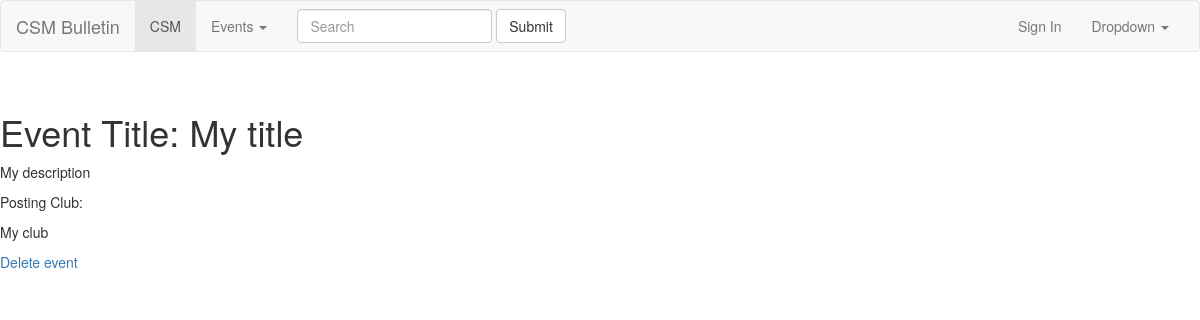
Screenshot of /event/8/ with the database file from the repository.
### events/models.py (models this page shows)
class Event(models.Model):  # makes an event class with five atributes
    title        = models.CharField(max_length=120) # make title limited to 120 chars
    description  = models.TextField(blank=True, default='') # make description not required
    repeats      = models.BooleanField(default=False)
    approved     = models.BooleanField(default=False)
    start_time   = models.DateTimeField(blank=True, auto_now_add=True)
    end_time     = models.DateTimeField(blank=True, auto_now_add=True) # make end time not required
    posting_club = models.CharField(max_length=100)

### events/views.py (the view)
def event_detail_view(request, id):         # shows one event
    obj = get_object_or_404(Event, id=id)   # get object id=id, if it does not exist throw 404 error
    if obj.approved == True:
        context = {                             # defines what to pass in to event_detail.html
            'object': obj,
        }
        return render(request, 'events/event_detail.html', context)
    else:
        return render("<h1>This event has not been approved</h1>")

### events/templates/events/event_detail.html
{% extends 'base.html' %}
{% block content %}
<h1>Event Title: {{ object.title }}</h1>
<p>{% if object.description %}{{ object.description }}{% else %}Description coming soon{% endif %}</p>
<p>Posting Club:</p>
<p>{{ object.posting_club }}</p>
<a href="/event/delete/{{ object.id }}">Delete event</a>
{% endblock %}

### rows the page displays
Event: title "My title", description "My description", posting_club "My club"
